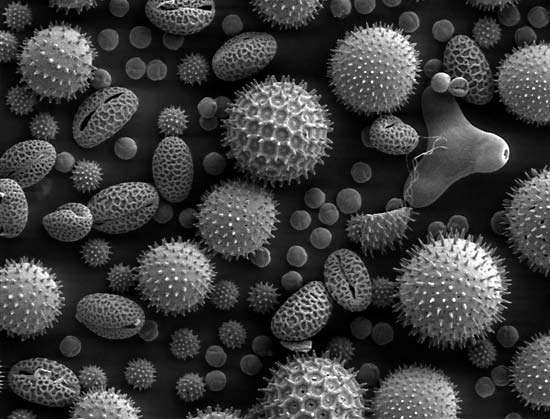
#> input picture img/pollen-image-plants.jpg, 550 x 419 px
$ python negation.py
#> lines starting #> are read from the running program, lines starting #| are printed output that depends on the picture
#!/usr/bin/env python3
# -*- coding: utf-8 -*-
#
# FILE: negation.py
#
# @author: Arafat Hasan Jenin <opendoor.arafat[at]gmail[dot]com>
#
# DATE CREATED: 08-12-19 16:22:01 (+06)
# LAST MODIFIED: 23-12-19 00:46:26 (+06)
#
# DEVELOPMENT HISTORY:
# Date         Version     Description
# --------------------------------------------------------------------
# 08-12-19     1.0         Deleted code is debugged code.
#
#               _/  _/_/_/_/  _/      _/  _/_/_/  _/      _/
#              _/  _/        _/_/    _/    _/    _/_/    _/
#             _/  _/_/_/    _/  _/  _/    _/    _/  _/  _/
#      _/    _/  _/        _/    _/_/    _/    _/    _/_/
#       _/_/    _/_/_/_/  _/      _/  _/_/_/  _/      _/
#
##############################################################################

import cv2
import numpy as np
from matplotlib import pyplot as plt
import os
import sys

if __name__ == '__main__':
    path = '../../img/pollen-image-plants.jpg'

    if os.path.isfile(path):
        img = cv2.imread(path, cv2.IMREAD_GRAYSCALE)
#> img is the input picture: shape (419, 550); min 0, max 255, mean 61.7
        print("[INFO] Image has been read successfully...")
    else:
        print("[INFO] The file '" + path + "' does not exist.")
        sys.exit(0)

    rows, cols = img.shape
#> rows = 419; cols = 550
    output = np.zeros((rows, cols), dtype='uint8')

    for row in range(rows):
        for col in range(cols):
            output[row, col] = 255 - img[row, col]
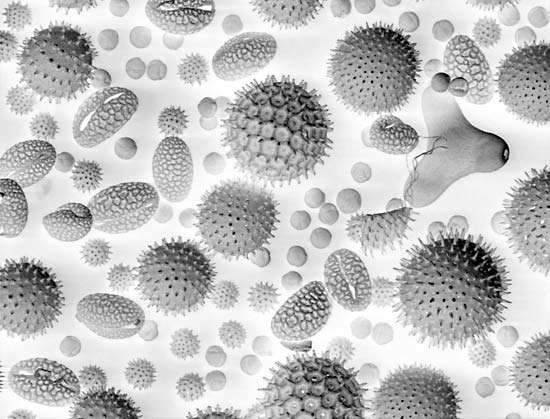
#> output: shape (419, 550); min 0, max 255, mean 193.3

    titles = ['Input Image', 'Negative Image']
    imgarr = [img, output]
    for i in range(2):
        plt.subplot(1, 2, i + 1)
        plt.imshow(imgarr[i], cmap='gray', vmin=0, vmax=255)
        plt.title(titles[i])
        plt.xticks([])
        plt.yticks([])

    plt.show()
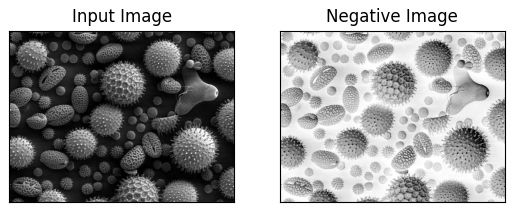
#> figure drawn by matplotlib, 2 panels

    print("[INFO] All operations finished successfully...")
